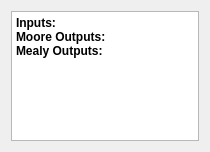
<?xml version="1.0" encoding="UTF-8"?>
<ui version="4.0">
 <author>Stefan Duffner</author>
 <class>IOViewDlg</class>
 <widget class="QDialog" name="IOViewDlg">
  <property name="windowModality">
   <enum>Qt::NonModal</enum>
  </property>
  <property name="geometry">
   <rect>
    <x>0</x>
    <y>0</y>
    <width>210</width>
    <height>152</height>
   </rect>
  </property>
  <property name="sizePolicy">
   <sizepolicy hsizetype="Preferred" vsizetype="Preferred">
    <horstretch>1</horstretch>
    <verstretch>1</verstretch>
   </sizepolicy>
  </property>
  <property name="minimumSize">
   <size>
    <width>0</width>
    <height>0</height>
   </size>
  </property>
  <property name="maximumSize">
   <size>
    <width>800</width>
    <height>600</height>
   </size>
  </property>
  <property name="windowTitle">
   <string>IOView</string>
  </property>
  <property name="sizeGripEnabled">
   <bool>false</bool>
  </property>
  <layout class="QVBoxLayout">
   <property name="spacing">
    <number>6</number>
   </property>
   <property name="margin" stdset="0">
    <number>11</number>
   </property>
   <item>
    <widget class="QTextBrowser" name="textBrowser">
     <property name="sizePolicy">
      <sizepolicy hsizetype="Preferred" vsizetype="Preferred">
       <horstretch>1</horstretch>
       <verstretch>1</verstretch>
      </sizepolicy>
     </property>
     <property name="verticalScrollBarPolicy">
      <enum>Qt::ScrollBarAlwaysOff</enum>
     </property>
     <property name="horizontalScrollBarPolicy">
      <enum>Qt::ScrollBarAlwaysOff</enum>
     </property>
     <property name="lineWrapMode">
      <enum>QTextEdit::NoWrap</enum>
     </property>
     <property name="html">
      <string>&lt;!DOCTYPE HTML PUBLIC &quot;-//W3C//DTD HTML 4.0//EN&quot; &quot;http://www.w3.org/TR/REC-html40/strict.dtd&quot;&gt;
&lt;html&gt;&lt;head&gt;&lt;meta name=&quot;qrichtext&quot; content=&quot;1&quot; /&gt;&lt;meta charset=&quot;utf-8&quot; /&gt;&lt;style type=&quot;text/css&quot;&gt;
p, li { white-space: pre-wrap; }
&lt;/style&gt;&lt;/head&gt;&lt;body style=&quot; font-family:'Segoe UI'; font-size:9pt; font-weight:400; font-style:normal;&quot;&gt;
&lt;p style=&quot; margin-top:0px; margin-bottom:0px; margin-left:0px; margin-right:0px; -qt-block-indent:0; text-indent:0px;&quot;&gt;&lt;span style=&quot; font-family:'DejaVu Sans'; font-weight:600;&quot;&gt;Inputs:&lt;/span&gt;&lt;/p&gt;
&lt;p style=&quot; margin-top:0px; margin-bottom:0px; margin-left:0px; margin-right:0px; -qt-block-indent:0; text-indent:0px;&quot;&gt;&lt;span style=&quot; font-family:'DejaVu Sans'; font-weight:600;&quot;&gt;Moore Outputs:&lt;/span&gt;&lt;/p&gt;
&lt;p style=&quot; margin-top:0px; margin-bottom:0px; margin-left:0px; margin-right:0px; -qt-block-indent:0; text-indent:0px;&quot;&gt;&lt;span style=&quot; font-family:'DejaVu Sans'; font-weight:600;&quot;&gt;Mealy Outputs:&lt;/span&gt;&lt;/p&gt;&lt;/body&gt;&lt;/html&gt;</string>
     </property>
    </widget>
   </item>
  </layout>
 </widget>
 <layoutdefault spacing="6" margin="11"/>
 <includes>
  <include location="local">WSpinBox.h</include>
 </includes>
 <resources/>
 <connections/>
</ui>
